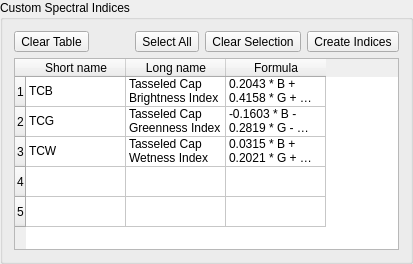
         <widget class="QgsCollapsibleGroupBox" name="mGroupBox_3">
          <property name="sizePolicy">
           <sizepolicy hsizetype="Preferred" vsizetype="Preferred">
            <horstretch>0</horstretch>
            <verstretch>0</verstretch>
           </sizepolicy>
          </property>
          <property name="minimumSize">
           <size>
            <width>0</width>
            <height>100</height>
           </size>
          </property>
          <property name="title">
           <string>Custom Spectral Indices</string>
          </property>
          <property name="checkable">
           <bool>false</bool>
          </property>
          <property name="checked">
           <bool>false</bool>
          </property>
          <layout class="QVBoxLayout" name="verticalLayout_3">
           <item>
            <layout class="QHBoxLayout" name="horizontalLayout_4">
             <item>
              <widget class="QToolButton" name="mSelectNone2_2">
               <property name="text">
                <string>Clear Table</string>
               </property>
               <property name="icon">
                <iconset>
                 <normaloff>:/images/themes/default/mActionDeleteSelected.svg</normaloff>:/images/themes/default/mActionDeleteSelected.svg</iconset>
               </property>
               <property name="toolButtonStyle">
                <enum>Qt::ToolButtonTextBesideIcon</enum>
               </property>
              </widget>
             </item>
             <item>
              <spacer name="horizontalSpacer">
               <property name="orientation">
                <enum>Qt::Horizontal</enum>
               </property>
               <property name="sizeHint" stdset="0">
                <size>
                 <width>40</width>
                 <height>20</height>
                </size>
               </property>
              </spacer>
             </item>
             <item>
              <widget class="QToolButton" name="mSelectAll2">
               <property name="text">
                <string>Select All</string>
               </property>
              </widget>
             </item>
             <item>
              <widget class="QToolButton" name="mSelectNone2">
               <property name="text">
                <string>Clear Selection</string>
               </property>
              </widget>
             </item>
             <item>
              <widget class="QToolButton" name="mCreate2">
               <property name="text">
                <string>Create Indices</string>
               </property>
               <property name="icon">
                <iconset>
                 <normaloff>:/images/themes/default/processingAlgorithm.svg</normaloff>:/images/themes/default/processingAlgorithm.svg</iconset>
               </property>
               <property name="toolButtonStyle">
                <enum>Qt::ToolButtonTextBesideIcon</enum>
               </property>
              </widget>
             </item>
            </layout>
           </item>
           <item>
            <widget class="QTableWidget" name="mTable2">
             <property name="selectionBehavior">
              <enum>QAbstractItemView::SelectRows</enum>
             </property>
             <property name="sortingEnabled">
              <bool>true</bool>
             </property>
             <row>
              <property name="text">
               <string>1</string>
              </property>
             </row>
             <row>
              <property name="text">
               <string>2</string>
              </property>
             </row>
             <row>
              <property name="text">
               <string>3</string>
              </property>
             </row>
             <row>
              <property name="text">
               <string>4</string>
              </property>
             </row>
             <row>
              <property name="text">
               <string>5</string>
              </property>
             </row>
             <column>
              <property name="text">
               <string>Short name</string>
              </property>
             </column>
             <column>
              <property name="text">
               <string>Long name</string>
              </property>
             </column>
             <column>
              <property name="text">
               <string>Formula</string>
              </property>
             </column>
             <item row="0" column="0">
              <property name="text">
               <string>TCB</string>
              </property>
             </item>
             <item row="0" column="1">
              <property name="text">
               <string>Tasseled Cap Brightness Index</string>
              </property>
             </item>
             <item row="0" column="2">
              <property name="text">
               <string>0.2043 * B + 0.4158 * G + 0.5524 * R + 0.5741 * N + 0.3124 * S1 + 0.2303 * S2 </string>
              </property>
             </item>
             <item row="1" column="0">
              <property name="text">
               <string>TCG</string>
              </property>
             </item>
             <item row="1" column="1">
              <property name="text">
               <string>Tasseled Cap Greenness Index</string>
              </property>
             </item>
             <item row="1" column="2">
              <property name="text">
               <string>-0.1603 * B - 0.2819 * G - 0.4934 * R + 0.7940 * N + 0.0002 * S1 + 0.1446 * S2</string>
              </property>
             </item>
             <item row="2" column="0">
              <property name="text">
               <string>TCW</string>
              </property>
             </item>
             <item row="2" column="1">
              <property name="text">
               <string>Tasseled Cap Wetness Index</string>
              </property>
             </item>
             <item row="2" column="2">
              <property name="text">
               <string>0.0315 * B + 0.2021 * G + 0.3102 * R + 0.1594 * N - 0.6806 * S1 - 0.6109 * S2</string>
              </property>
             </item>
            </widget>
           </item>
          </layout>
         </widget>
